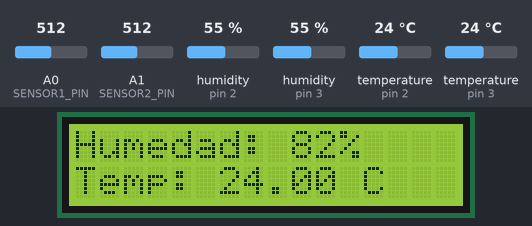
Simulated run of this sketch. Board: Arduino Uno, built with avr-gcc and run on an emulated ATmega328P. Parts: 16×2 character LCD. Inputs (shaded band) come from the test bench; at power-on: temperature (sensors on pin 2, pin 3) 24 °C, A0 (SENSOR1_PIN) = 512, A1 (SENSOR2_PIN) = 512, humidity (sensors on pin 2, pin 3) 55 %.

Above: at 1.2 s.
1.3 s: temperature (sensor on pin 2) set to 12 °C
At 3.3 s:
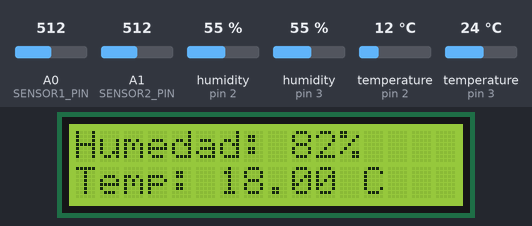
3.7 s: temperature (sensor on pin 3) set to 12 °C
At 4.8 s:
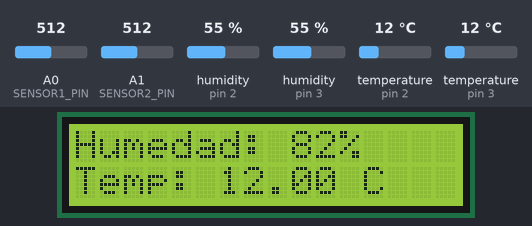
5.8 s: A0 (SENSOR1_PIN) set to 716
At 7.5 s:
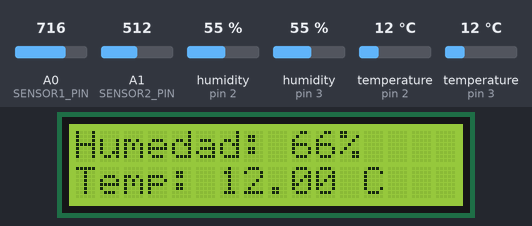
7.9 s: A1 (SENSOR2_PIN) set to 716
At 9.0 s:
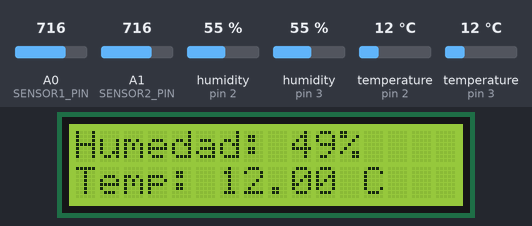
10.0 s: temperature (sensor on pin 2) set to 19 °C
At 11.6 s:
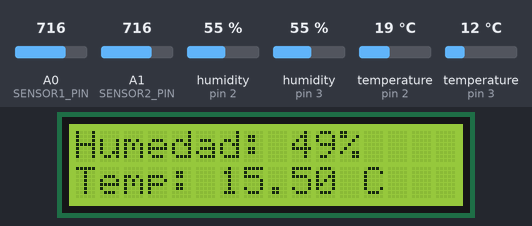
12.1 s: temperature (sensor on pin 3) set to 19 °C
At 13.2 s:
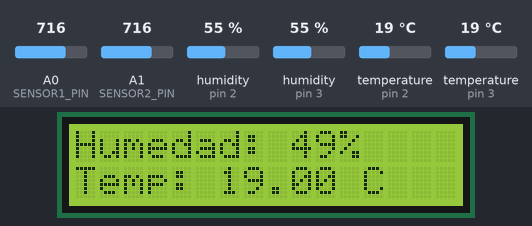
Timing chart, 0 to 15.1 s (numbered marks = the images above; inputs shaded):
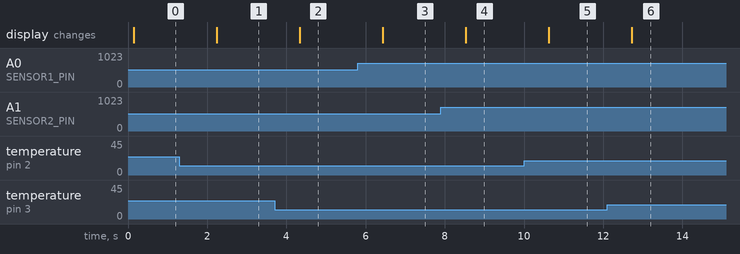

The sketch:

Imprimir_H_y_T.ino
```cpp
#include <Wire.h>
#include <LiquidCrystal_I2C.h>
#include <DHT.h>
#define SENSOR1_PIN A0
#define SENSOR2_PIN A1
#define DHTTYPE DHT11 // Tipo de sensor
#define DHTPIN1 2 // Pin 2 del primer sensor
#define DHTPIN2 3 // Pin 3 del segundo sensor
DHT dht1(DHTPIN1, DHTTYPE); // Objeto para el primer sensor
DHT dht2(DHTPIN2, DHTTYPE); // Objeto para el segundo sensor

LiquidCrystal_I2C lcd(0x27,16,2);

void setup() {

  Serial.begin(9600);

  pinMode(SENSOR1_PIN, INPUT);
  pinMode(SENSOR2_PIN, INPUT);

  dht1.begin(); // Inicializa el primer sensor
  dht2.begin(); // Inicializa el segundo sensor

  Wire.begin();
  lcd.begin(16, 2);
  lcd.clear();
  lcd.backlight();

}

void loop() {
  int valor1 = analogRead(SENSOR1_PIN);   // Lee los valores analógicos de los pines del sensor
  int valor2 = analogRead(SENSOR2_PIN);
  int HumedadP = (valor1 + valor2) / 2; // Calcula el promedio de los valores
  int H = map(HumedadP, 400, 1013, 100, 0); // Usa la función map para escalar el valor de 0 a 1023 a 0 a 100 para q el valor sea en %

  float temp1 = dht1.readTemperature(); // Lee la temperatura del primer sensor
  float temp2 = dht2.readTemperature(); // Lee la temperatura del segundo sensor
  float T = (temp1 + temp2) / 2; // Calcula el promedio de la temperatura

  lcd.setCursor(0, 0);  // Ubica el cursor en la primera posición (columna:0) de la segunda línea (fila:1)
  lcd.print("Humedad: ");  // Escribe el texto "Humedad: "
  lcd.print(H);  // Escribe el valor de la variable H
  lcd.print("%");  // Escribe el símbolo de porcentaje

  lcd.setCursor(0, 1);
  lcd.print("Temp: ");
  lcd.print(T);
  lcd.print(" C");

  delay(1000);  // Espera un segundo
}
```

Measured:
- after the input at 1.3 s, the display: changes after 0.94 s (image 1)
- after the input at 3.7 s, the display: changes after 0.63 s (image 2)
- after the input at 5.8 s, the display: changes after 0.63 s (image 3)
- after the input at 7.9 s, the display: changes after 0.63 s (image 4)
- after the input at 10.0 s, the display: changes after 0.63 s (image 5)
- after the input at 12.1 s, the display: changes after 0.62 s (image 6)
